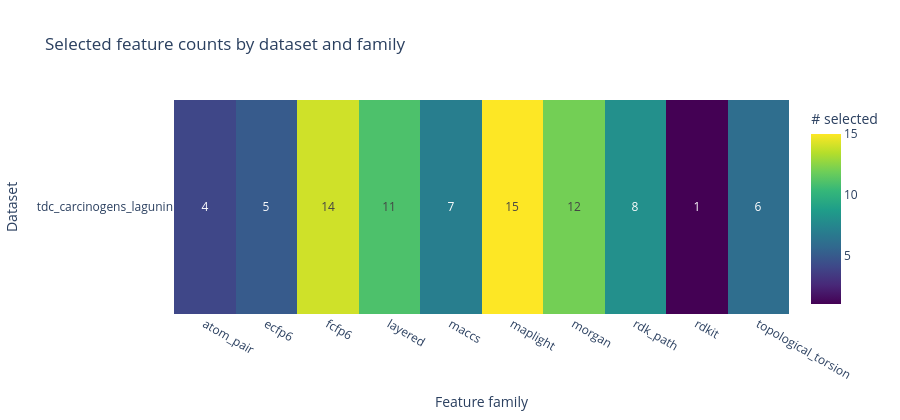
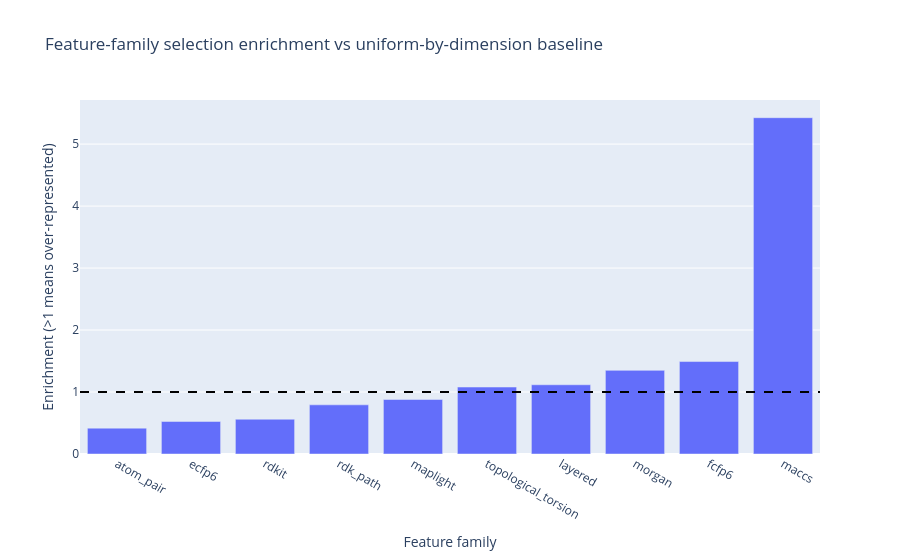

Notebook source saved alongside these figures, in order:
### Code cell
# Feature-family representation analysis from selector outputs

feature_family_drop_presence_threshold = 0.20
feature_family_drop_enrichment_threshold = 0.25
feature_family_drop_selected_total_threshold = 25
feature_family_watch_enrichment_threshold = 0.35


def feature_family_from_name(feature_name):
    name = str(feature_name or "")
    if name.startswith("morgan_bit_"):
        return "morgan"
    if name.startswith("ecfp6_bit_"):
        return "ecfp6"
    if name.startswith("fcfp6_bit_"):
        return "fcfp6"
    if name.startswith("layered_bit_"):
        return "layered"
    if name.startswith("atom_pair_bit_"):
        return "atom_pair"
    if name.startswith("topological_torsion_bit_"):
        return "topological_torsion"
    if name.startswith("rdk_path_bit_"):
        return "rdk_path"
    if name.startswith("maccs_bit_"):
        return "maccs"
    if name.startswith("rdkit_"):
        return "rdkit"
    if (
        name.startswith("maplight_morgan_")
        or name.startswith("avalon_count_")
        or name.startswith("erg_")
        or name.startswith("maplight_desc_")
    ):
        return "maplight"
    return "other"


def infer_feature_col(frame):
    return pick_column(frame.columns, ["feature", "Feature", "name"])


def infer_magnitude_col(frame):
    if "abs_coefficient" in frame.columns:
        return "abs_coefficient"
    if "importance" in frame.columns:
        return "importance"
    if "coefficient" in frame.columns:
        return "coefficient"
    return None


selector_rows = []
missing_selector_artifacts = []
for dataset_dir in sorted([p for p in RUN_DIR.iterdir() if p.is_dir()]):
    dataset_name = dataset_dir.name
    selected_path = dataset_dir / "selected_features.csv"
    coeff_path = dataset_dir / "selector_coefficients.csv"
    if not selected_path.exists() or not coeff_path.exists():
        missing_selector_artifacts.append(dataset_name)
        continue

    try:
        selected_df = pd.read_csv(selected_path)
        coeff_df = pd.read_csv(coeff_path)
    except Exception as exc:
        missing_selector_artifacts.append(f"{dataset_name} ({type(exc).__name__})")
        continue

    feature_col = infer_feature_col(coeff_df)
    if feature_col is None:
        missing_selector_artifacts.append(f"{dataset_name} (no feature column)")
        continue

    selected_feature_col = infer_feature_col(selected_df)
    selected_set = set()
    if selected_feature_col is not None:
        selected_set = set(selected_df[selected_feature_col].astype(str).tolist())

    coeff_work = coeff_df.copy()
    coeff_work["feature"] = coeff_work[feature_col].astype(str)
    coeff_work["feature_family"] = coeff_work["feature"].map(feature_family_from_name)
    coeff_work["is_selected"] = coeff_work["feature"].isin(selected_set)

    magnitude_col = infer_magnitude_col(coeff_work)
    if magnitude_col is None:
        coeff_work["feature_magnitude"] = np.nan
    elif magnitude_col == "coefficient":
        coeff_work["feature_magnitude"] = pd.to_numeric(coeff_work[magnitude_col], errors="coerce").abs()
    else:
        coeff_work["feature_magnitude"] = pd.to_numeric(coeff_work[magnitude_col], errors="coerce")

    grouped = coeff_work.groupby("feature_family", dropna=False)
    for family_name, family_df in grouped:
        selected_mask = family_df["is_selected"].astype(bool)
        selector_rows.append(
            {
                "dataset": dataset_name,
                "feature_family": str(family_name),
                "available_features": int(len(family_df)),
                "selected_features": int(selected_mask.sum()),
                "selected_magnitude_sum": float(
                    family_df.loc[selected_mask, "feature_magnitude"].fillna(0.0).sum()
                ),
            }
        )

if not selector_rows:
    display_note("No selector feature artifacts were found in this run; skipping feature-family representation analysis.")
else:
    selector_family_df = pd.DataFrame(selector_rows)

    family_summary = (
        selector_family_df.groupby("feature_family", dropna=False)
        .agg(
            datasets_with_family=("dataset", "nunique"),
            datasets_selected=("selected_features", lambda s: int((pd.to_numeric(s, errors="coerce").fillna(0) > 0).sum())),
            available_features_total=("available_features", "sum"),
            selected_features_total=("selected_features", "sum"),
            mean_selected_per_dataset=("selected_features", "mean"),
            median_selected_per_dataset=("selected_features", "median"),
            selected_magnitude_total=("selected_magnitude_sum", "sum"),
        )
        .reset_index()
    )

    family_summary["dataset_presence_rate"] = family_summary["datasets_selected"] / family_summary["datasets_with_family"].replace(0, np.nan)
    family_summary["selection_rate"] = family_summary["selected_features_total"] / family_summary["available_features_total"].replace(0, np.nan)

    total_available = float(family_summary["available_features_total"].sum())
    total_selected = float(family_summary["selected_features_total"].sum())
    total_magnitude = float(family_summary["selected_magnitude_total"].sum())

    if total_available > 0 and total_selected > 0:
        family_summary["expected_selected_if_uniform"] = family_summary["available_features_total"] / total_available * total_selected
        family_summary["enrichment_vs_uniform"] = family_summary["selected_features_total"] / family_summary["expected_selected_if_uniform"].replace(0, np.nan)
    else:
        family_summary["expected_selected_if_uniform"] = np.nan
        family_summary["enrichment_vs_uniform"] = np.nan

    family_summary["selected_share"] = family_summary["selected_features_total"] / max(total_selected, 1.0)
    family_summary["selected_magnitude_share"] = family_summary["selected_magnitude_total"] / max(total_magnitude, 1.0)

    family_summary = family_summary.sort_values(["selected_features_total", "selection_rate"], ascending=[False, False]).reset_index(drop=True)

    display_note("### Feature-Family Representation In Selected Features")
    display(family_summary)

    selected_heatmap = (
        selector_family_df.pivot_table(
            index="dataset",
            columns="feature_family",
            values="selected_features",
            aggfunc="sum",
            fill_value=0,
        )
        .sort_index()
    )

    fig = px.imshow(
        selected_heatmap,
        aspect="auto",
        color_continuous_scale="Viridis",
        labels={"x": "Feature family", "y": "Dataset", "color": "# selected"},
        title="Selected feature counts by dataset and family",
        text_auto=True,
    )
    fig.update_layout(height=max(420, 45 * len(selected_heatmap.index)))
    fig.show()

    enrich_plot_df = family_summary.sort_values("enrichment_vs_uniform", ascending=True)
    fig = px.bar(
        enrich_plot_df,
        x="feature_family",
        y="enrichment_vs_uniform",
        hover_data=["selected_features_total", "available_features_total", "dataset_presence_rate", "selection_rate"],
        title="Feature-family selection enrichment vs uniform-by-dimension baseline",
    )
    fig.add_hline(y=1.0, line_dash="dash", line_color="black")
    fig.update_layout(xaxis_title="Feature family", yaxis_title="Enrichment (>1 means over-represented)")
    fig.show()

    drop_candidates = family_summary.loc[
        (family_summary["dataset_presence_rate"].fillna(0.0) <= float(feature_family_drop_presence_threshold))
        & (family_summary["enrichment_vs_uniform"].fillna(np.inf) <= float(feature_family_drop_enrichment_threshold))
        & (family_summary["selected_features_total"].fillna(0.0) <= float(feature_family_drop_selected_total_threshold))
    ].copy()

    watchlist = family_summary.loc[
        (family_summary["enrichment_vs_uniform"].fillna(np.inf) <= float(feature_family_watch_enrichment_threshold))
        & (family_summary["dataset_presence_rate"].fillna(0.0) >= 0.5)
    ].copy()

    if drop_candidates.empty:
        display_note(
            "No feature family met the strict drop-candidate rule in this run. "
            "That means no family looked both rare across datasets and consistently unselected."
        )
    else:
        display_note("### Suggested drop candidates (strict rule)")
        display(
            drop_candidates[[
                "feature_family",
                "datasets_selected",
                "datasets_with_family",
                "dataset_presence_rate",
                "selected_features_total",
                "available_features_total",
                "selection_rate",
                "enrichment_vs_uniform",
            ]].sort_values(["dataset_presence_rate", "selected_features_total"], ascending=[True, True]).reset_index(drop=True)
        )

    if not watchlist.empty:
        display_note("### Watchlist: under-enriched but still used across many datasets")
        display(
            watchlist[[
                "feature_family",
                "datasets_selected",
                "datasets_with_family",
                "dataset_presence_rate",
                "selected_features_total",
                "available_features_total",
                "selection_rate",
                "enrichment_vs_uniform",
            ]].sort_values("enrichment_vs_uniform", ascending=True).reset_index(drop=True)
        )

    if missing_selector_artifacts:
        display_note(
            "Selector artifacts were missing for some datasets and were excluded from this section: "
            + ", ".join(sorted(set(missing_selector_artifacts)))
        )

### Figure 1 — Plotly figure (JSON) as saved in the notebook; plotly's stock layout.template omitted (floating-point values rounded to 4 significant figures)
{"data": [{"coloraxis": "coloraxis", "hovertemplate": "Feature family: %{x}<br>Dataset: %{y}<br># selected: %{z}<extra></extra>", "name": "0", "texttemplate": "%{z}", "type": "heatmap", "x": ["atom_pair", "ecfp6", "fcfp6", "layered", "maccs", "maplight", "morgan", "rdk_path", "rdkit", "topological_torsion"], "xaxis": "x", "y": ["tdc_carcinogens_lagunin"], "yaxis": "y", "z": [[4, 5, 14, 11, 7, 15, 12, 8, 1, 6]]}], "layout": {"coloraxis": {"colorbar": {"title": {"text": "# selected"}}, "colorscale": [[0, "#440154"], [0.1111, "#482878"], [0.2222, "#3e4989"], [0.3333, "#31688e"], [0.4444, "#26828e"], [0.5556, "#1f9e89"], [0.6667, "#35b779"], [0.7778, "#6ece58"], [0.8889, "#b5de2b"], [1, "#fde725"]]}, "height": 420, "title": {"text": "Selected feature counts by dataset and family"}, "xaxis": {"anchor": "y", "domain": [0, 1], "title": {"text": "Feature family"}}, "yaxis": {"anchor": "x", "autorange": "reversed", "domain": [0, 1], "title": {"text": "Dataset"}}}}

### Figure 2 — Plotly figure (JSON) as saved in the notebook; plotly's stock layout.template omitted (floating-point values rounded to 4 significant figures)
{"data": [{"customdata": [[4.0, 973.0, 1.0, 0.004111], [5.0, 967.0, 1.0, 0.005171], [1.0, 181.0, 1.0, 0.005525], [8.0, 1024.0, 1.0, 0.007812], [15.0, 1732.0, 1.0, 0.008661], [6.0, 564.0, 1.0, 0.01064], [11.0, 1000.0, 1.0, 0.011], [12.0, 903.0, 1.0, 0.01329], [14.0, 953.0, 1.0, 0.01469], [7.0, 131.0, 1.0, 0.05344]], "hovertemplate": "feature_family=%{x}<br>enrichment_vs_uniform=%{y}<br>selected_features_total=%{customdata[0]}<br>available_features_total=%{customdata[1]}<br>dataset_presence_rate=%{customdata[2]}<br>selection_rate=%{customdata[3]}<extra></extra>", "legendgroup": "", "marker": {"color": "#636efa", "pattern": {"shape": ""}}, "name": "", "orientation": "v", "showlegend": false, "textposition": "auto", "type": "bar", "x": ["atom_pair", "ecfp6", "rdkit", "rdk_path", "maplight", "topological_torsion", "layered", "morgan", "fcfp6", "maccs"], "xaxis": "x", "y": [0.4174, 0.525, 0.561, 0.7933, 0.8794, 1.08, 1.117, 1.349, 1.492, 5.426], "yaxis": "y"}], "layout": {"barmode": "relative", "legend": {"tracegroupgap": 0}, "shapes": [{"line": {"color": "black", "dash": "dash"}, "type": "line", "x0": 0, "x1": 1, "xref": "x domain", "y0": 1, "y1": 1, "yref": "y"}], "title": {"text": "Feature-family selection enrichment vs uniform-by-dimension baseline"}, "xaxis": {"anchor": "y", "domain": [0, 1], "title": {"text": "Feature family"}}, "yaxis": {"anchor": "x", "domain": [0, 1], "title": {"text": "Enrichment (>1 means over-represented)"}}}}
